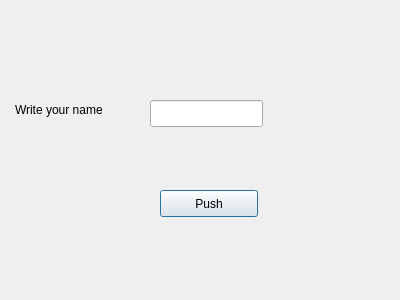
<?xml version="1.0" encoding="UTF-8"?>
<ui version="4.0">
 <class>Dialog</class>
 <widget class="QDialog" name="Dialog">
  <property name="geometry">
   <rect>
    <x>0</x>
    <y>0</y>
    <width>400</width>
    <height>300</height>
   </rect>
  </property>
  <property name="windowTitle">
   <string>Dialog</string>
  </property>
  <widget class="QLabel" name="labelWriteName">
   <property name="geometry">
    <rect>
     <x>15</x>
     <y>100</y>
     <width>111</width>
     <height>20</height>
    </rect>
   </property>
   <property name="text">
    <string>Write your name</string>
   </property>
  </widget>
  <widget class="QLabel" name="labelMessage">
   <property name="geometry">
    <rect>
     <x>100</x>
     <y>150</y>
     <width>66</width>
     <height>17</height>
    </rect>
   </property>
   <property name="text">
    <string/>
   </property>
  </widget>
  <widget class="QPushButton" name="pushButtonPush">
   <property name="geometry">
    <rect>
     <x>160</x>
     <y>190</y>
     <width>98</width>
     <height>27</height>
    </rect>
   </property>
   <property name="text">
    <string>Push</string>
   </property>
  </widget>
  <widget class="QLineEdit" name="lineEditUserName">
   <property name="geometry">
    <rect>
     <x>150</x>
     <y>100</y>
     <width>113</width>
     <height>27</height>
    </rect>
   </property>
  </widget>
 </widget>
 <resources/>
 <connections/>
</ui>
